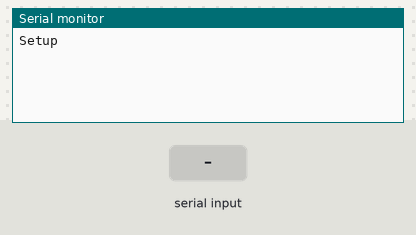
Bench run of a sketch on a simulated ESP32. On the bench: the last lines printed to the serial monitor. The inputs (shaded band) are chosen by the test bench.

Above: at 1.2 s.
1.3 s: "1\n" received over the second serial link
At 2.4 s:
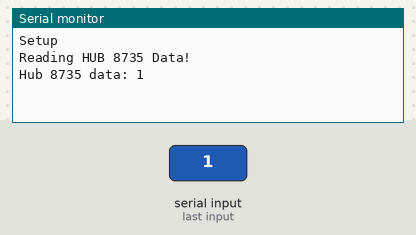
2.8 s: "0\n" received over the second serial link
At 3.6 s:
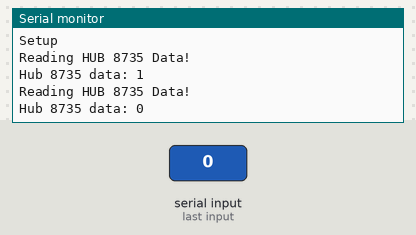
4.3 s: "2\n" received over the second serial link
At 4.8 s:
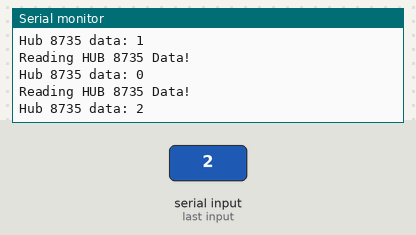

The sketch:

check_hub8735_uart_and_esp32_i2c_ir_temp_detect.ino
```cpp
#include <HardwareSerial.h>

// 設定紅外線 PIN 與 地址
#define I2C_SDA_PIN 21
#define I2C_SCL_PIN 22
#define OTI602_ADDR 0x10

// 下方資料不要改!!!!
// 資料
String h87data = "";

// INIT Hardware
HardwareSerial H87_Serial(2); // 8735 連接

// Setup
void setup() {
  Serial.begin(115200);
  H87_Serial.begin(115200, SERIAL_8N1, 26, 27);
  Serial.println("Setup");
}

// Keep loop empty. And do not use it to do anything, as it will go wrong.
void loop() {
  // Read Hub 8735 serial data
  if (H87_Serial.available()) {
    Serial.println("Reading HUB 8735 Data!");
    String data = H87_Serial.readStringUntil('\n');
    Serial.print("Hub 8735 data: ");
    h87data = data;
    Serial.println(h87data);
  }
  delay(100);
}
```

Measured:
- after the input at 1.3 s, the serial monitor: prints a new line at once (image 1)
- after the input at 2.8 s, the serial monitor: prints a new line at once (image 2)
- after the input at 4.3 s, the serial monitor: prints a new line at once (image 3)
